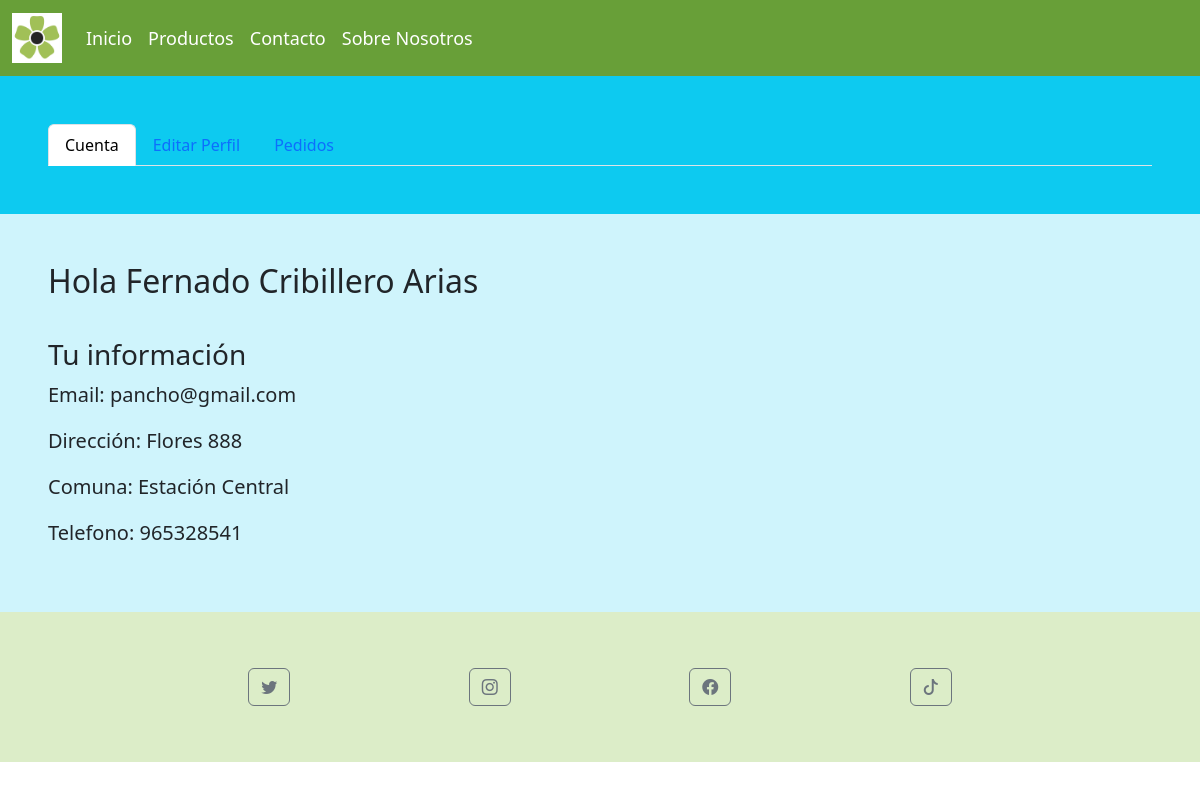
/Webapp/usuario (signed in), run on an earlier commit of the app's database.
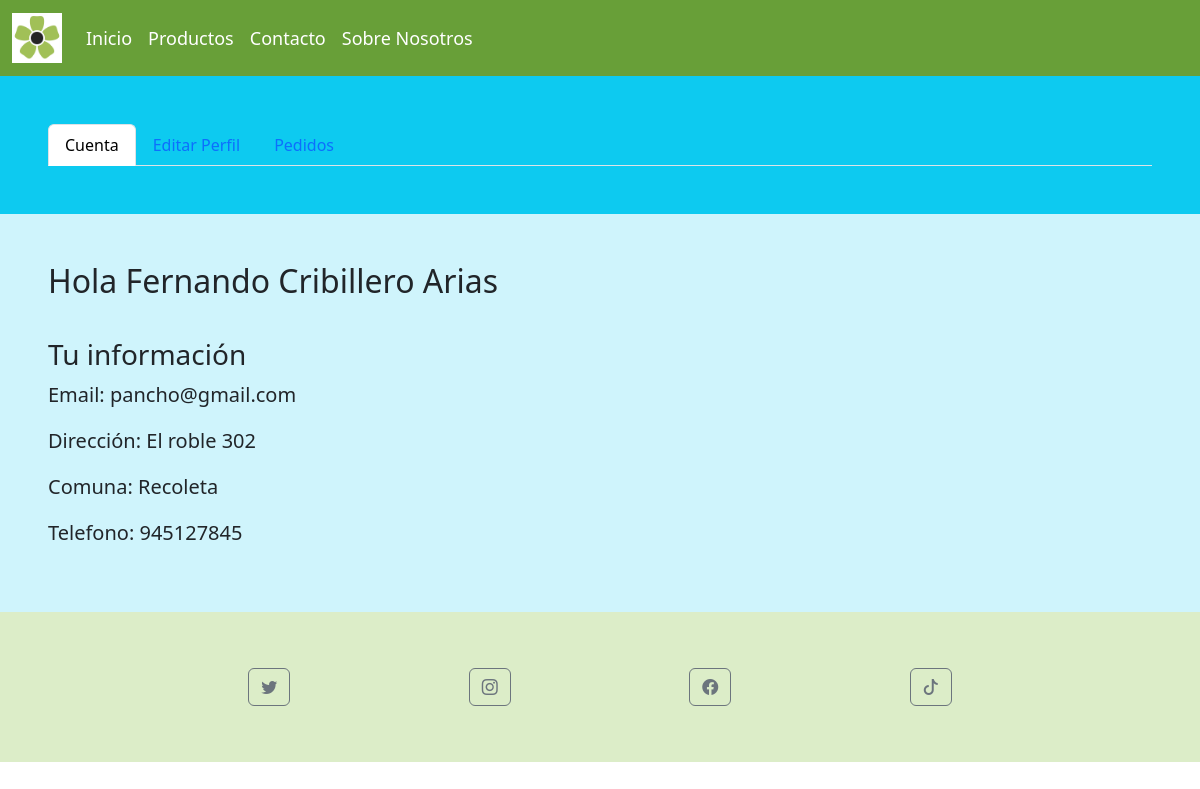
And on a later commit of the database.
### Webapp/models.py (models this page shows, shortened)
class cliente(models.Model):
    runCliente = models.CharField(max_length=10, primary_key=True)
    nombreCliente = models.CharField(max_length=30, blank=False, null=False)
    apPaternoCliente = models.CharField(max_length=30, blank=False, null=False)
    apMaternoCliente = models.CharField(max_length=30, blank=False, null=False)
    direccionCliente = models.CharField(max_length=30, blank=False, null=False)
    telefonoCliente = models.IntegerField()
    correoCliente = models.EmailField(blank=False, null=False, max_length=30)
    contraseñaCliente = models.CharField(max_length=30, blank=False, null=False)
    comuna = models.ForeignKey("comuna", on_delete=models.CASCADE)
    tipoUsuario = models.ForeignKey("tipoUsuario", on_delete=models.CASCADE)

class comuna(models.Model):
    idComuna = models.AutoField(primary_key=True)
    nombre_comuna = models.CharField(max_length=30, blank=False, null=False)
    provincia = models.ForeignKey("provincia", on_delete=models.CASCADE)
    def __str__(self):
        return str(self.nombre_comuna)

### Webapp/views.py (the view)
# urls.py: path("usuario", views.usuario, name="usuario"),
def usuario(request):
    run = request.session.get('runCliente')
    cli = cliente.objects.get(runCliente=run)
    ped = pedido.objects.filter(cliente=cli)
    des = despacho.objects.filter(pedido__in=ped)
    com = comuna.objects.all()
    context = {
        "cliente": cli,
        "pedido": ped,
        "despacho": des,
        "comuna": com,
    }
    return render(request, "pages/usuario.html", context)

### Webapp/models.py (called while the page is built)
    def __str__(self):
        return str(self.nombreEstado)

### Webapp/templates/pages/usuario.html (shortened to what this page needs)
<!DOCTYPE html>
<html lang="en">
<head>
  {% load static %}
  <link rel="stylesheet" href="{% static 'css/styles.css' %}">
  <link rel="stylesheet" href="https://cdn.jsdelivr.net/npm/bootstrap-icons@1.10.5/font/bootstrap-icons.css">
  <link href="https://cdn.jsdelivr.net/npm/bootstrap@5.3.0/dist/css/bootstrap.min.css" rel="stylesheet">
</head>
<body>
  <nav class="barra navbar navbar-expand-md">
    <div class="container-fluid">
      <div class="collapse navbar-collapse" id="navbarmenu">
        <a class="navbar-brand" href="#">
          <img src="{% static 'img/icon.png' %}" width="50px">
        </a>
        <ul class="navbar-nav d-flex justify-content-center align-items-center">
          <li class="nav-item">
            <a class="nav-link" aria-current="page" href={% url 'index' %}>Inicio</a>
          </li>
          <li class="nav-item">
            <a class="nav-link" href="{% url 'productos' %}">Productos</a>
          </li>
          <li class="nav-item">
            <a class="nav-link" href="{% url 'contacto' %}">Contacto</a>
          </li>
          <li class="nav-item">
            <a class="nav-link" href="{% url 'nosotros' %}">Sobre Nosotros</a>
          </li>
        </ul>
      </div>
    </div>
  </nav>
<main>
  <div class="container-fluid">
    <div class="row d-flex justify-content-center">
        <nav class="bg-info p-5">
          <div class="col-12 col-md-12 nav nav-tabs bg-info" id="nav-tab" role="tablist">
            <button class="nav-link active" id="nav-home-tab" data-bs-toggle="tab" data-bs-target="#nav-home" type="button" role="tab" aria-controls="nav-home" aria-selected="true">Cuenta</button>
            <button class="nav-link" id="nav-profile-tab" data-bs-toggle="tab" data-bs-target="#nav-profile" type="button" role="tab" aria-controls="nav-profile" aria-selected="false">Editar Perfil</button>
            <button class="nav-link" id="nav-contact-tab" data-bs-toggle="tab" data-bs-target="#nav-contact" type="button" role="tab" aria-controls="nav-contact" aria-selected="false">Pedidos</button>
          </div>
        </nav>
        <div class="col-12 col-md-12 bg-info-subtle p-5 tab-content" id="nav-tabContent">
          <div class="tab-pane fade show active" id="nav-home" role="tabpanel" aria-labelledby="nav-home-tab" tabindex="0">
            <div class="panel-control">
              <h2>Hola {{cliente.nombreCliente}} {{cliente.apPaternoCliente}} {{cliente.apMaternoCliente}} </h2>
              <br>
              <h3>Tu información</h3>
                <p>Email: {{cliente.correoCliente}}</p>
                <p>Dirección: {{cliente.direccionCliente}}</p>
                <p>Comuna: {{cliente.comuna}}</p>
                <p>Telefono: {{cliente.telefonoCliente}}</p>
            </div>
          </div>
        </div>
    </div>
  </div>
</main>
<footer>
  <div class="container-fluid d-flex justify-content-center " style="background-color: #DCEDC8;">
    <div class="row w-75 pie">
      <div class="col-6 col-md-3 d-flex justify-content-center align-items-center">
        <a href="https://twitter.com/">
          <button class="btn btn-outline-secondary">
            <i class="bi bi-twitter"></i>
          </button>
        </a>
      </div>
      <div class="col-6 col-md-3 d-flex justify-content-center align-items-center">
        <a href="https://instagram.com/">
          <button class="btn btn-outline-secondary">
            <i class="bi bi-instagram"></i>
          </button>
        </a>
      </div>
      <div class="col-6 col-md-3 d-flex justify-content-center align-items-center">
        <a href="https://facebook.com/">
          <button class="btn btn-outline-secondary">
            <i class="bi bi-facebook"></i>
          </button>
        </a>
      </div>
      <div class="col-6 col-md-3 d-flex justify-content-center align-items-center">
        <a href="https://tiktok.com/">
          <button class="btn btn-outline-secondary">
            <i class="bi bi-tiktok"></i>
          </button>
        </a>
      </div>
    </div>
  </div>
</footer>
</body>
</html>

What changed in the data, as far as the page shows it:
changed cliente "Cribillero": nombreCliente "Fernado" → "Fernando"; direccionCliente "Flores 888" → "El roble 302"; comuna "Estación Central" → "Recoleta"; telefonoCliente "965328541" → "945127845"
